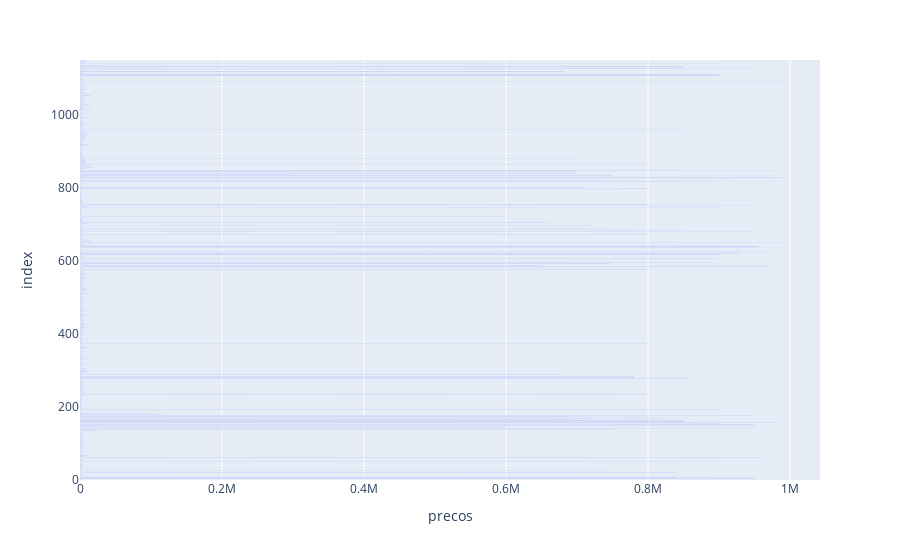

Notebook code for this chart:
### Code cell
fig.show()

### Figure 1 — Plotly figure (JSON) as saved in the notebook; plotly's stock layout.template omitted (floating-point values rounded to 4 significant figures; data arrays with more than 128 entries replaced by an {"elided": "..."} marker saying what was removed)
{"data": [{"alignmentgroup": "True", "hovertemplate": "precos=%{x}<br>index=%{y}<extra></extra>", "legendgroup": "", "marker": {"color": "#636efa"}, "name": "", "offsetgroup": "", "orientation": "h", "showlegend": false, "textposition": "auto", "type": "bar", "x": {"elided": "1152 float values"}, "xaxis": "x", "y": {"elided": "1152 int values"}, "yaxis": "y"}], "layout": {"barmode": "relative", "legend": {"tracegroupgap": 0}, "margin": {"t": 60}, "xaxis": {"anchor": "y", "domain": [0, 1], "title": {"text": "precos"}}, "yaxis": {"anchor": "x", "domain": [0, 1], "title": {"text": "index"}}}}
